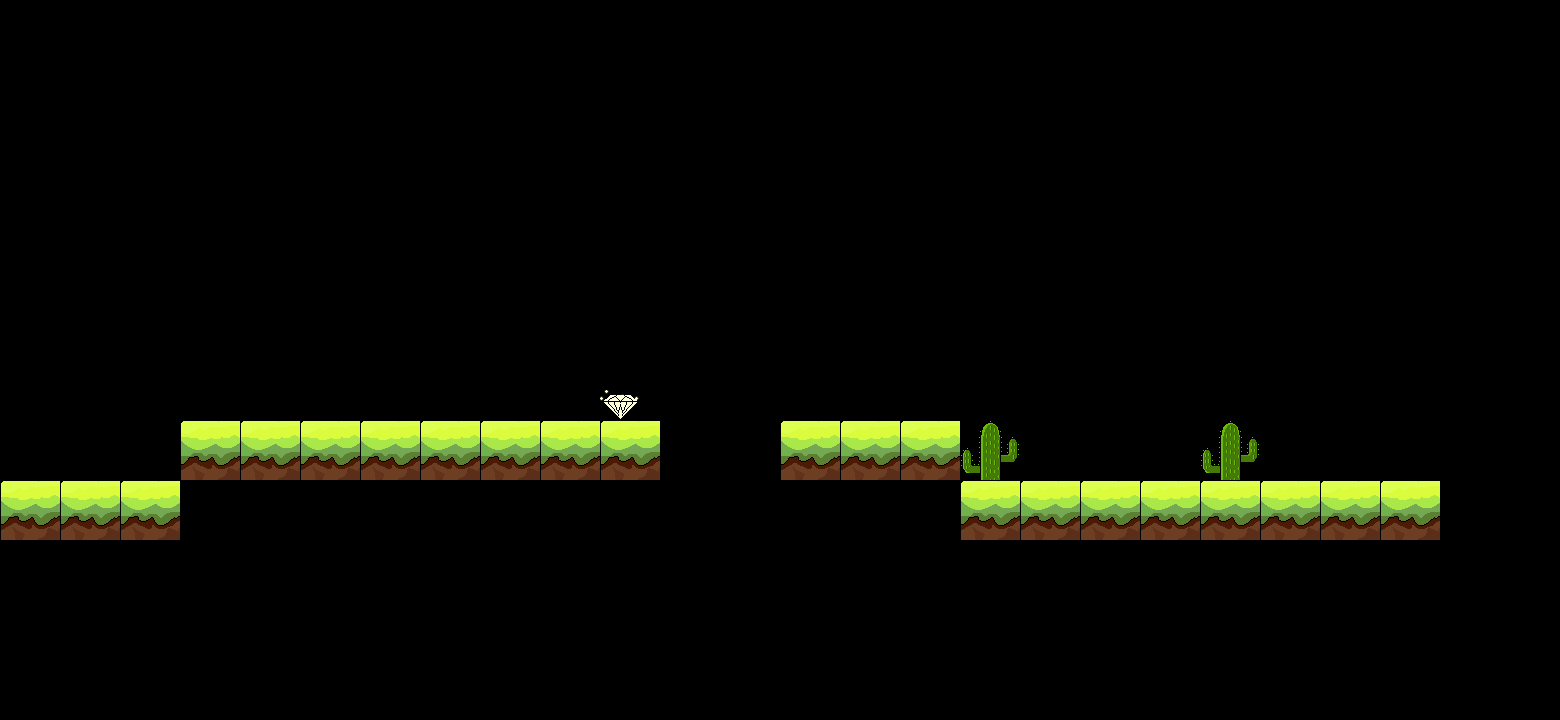

This is a level from a 2D game, rendered from its Tiled map with the project's own tilesets. A one-line summary and the map file follow, with tile-layer data summarised:
An orthogonal 26x12 tile map with 60x60 px tiles, 3 tile layers (road1, stuck1, diamond), 8 tilesets.

<map version="1.0" orientation="orthogonal" width="26" height="12" tilewidth="60" tileheight="60">
 <tileset firstgid="1" name="1" tilewidth="60" tileheight="60">
  <image source="../mszy/road1.png" width="89" height="81" />
 </tileset>
 <tileset firstgid="2" name="stuck1" tilewidth="60" tileheight="120">
  <image source="../mszy/stuck1.png" width="89" height="143" />
 </tileset>
 <tileset firstgid="3" name="icon_diamond" tilewidth="39" tileheight="30">
  <image source="../mszy/icon_diamond.png" width="39" height="30" />
 </tileset>
 <tileset firstgid="4" name="下" tilewidth="60" tileheight="60">
  <image source="../mszy/road1.png" width="89" height="81" />
 </tileset>
 <tileset firstgid="5" name="障碍下" tilewidth="60" tileheight="120">
  <image source="../mszy/stuck2.png" width="89" height="143" />
 </tileset>
 <tileset firstgid="6" name="障碍右" tilewidth="120" tileheight="60">
  <image source="../mszy/stuck4.png" width="143" height="89" />
 </tileset>
 <tileset firstgid="7" name="障碍左" tilewidth="120" tileheight="60">
  <image source="../mszy/stuck3.png" width="143" height="89" />
 </tileset>
 <tileset firstgid="8" name="icon_zhangaiwu" tilewidth="60" tileheight="60">
  <image source="../mszy/icon_zhangaiwu.png" width="60" height="63" />
 </tileset>
 <layer name="road1" width="26" height="12">
  <data>[312 cells, 22 non-empty, 1 distinct tile ids]</data>
 </layer>
 <layer name="stuck1" width="26" height="12">
  <data>[312 cells, 2 non-empty, 1 distinct tile ids]</data>
 </layer>
 <layer name="diamond" width="26" height="12">
  <data>[312 cells, 1 non-empty, 1 distinct tile ids]</data>
 </layer>
</map>
